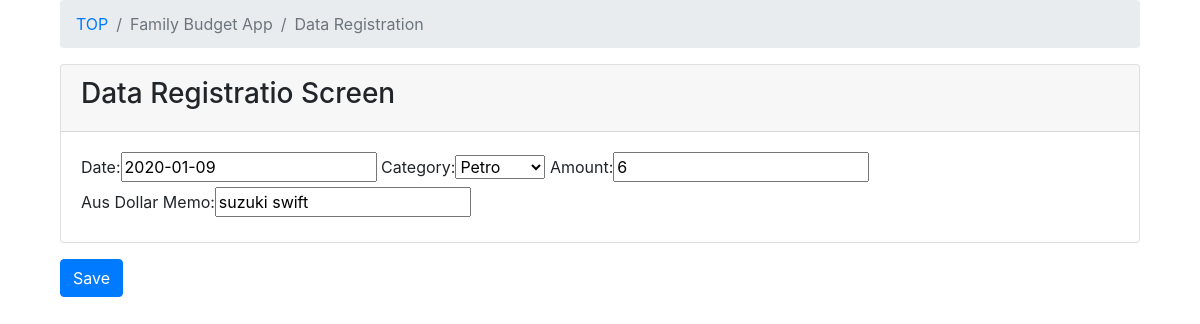
Page /kakeibo/update/12/ on the committed database.
### kakeibo/models.py (models this page shows, shortened)
class Kakeibo(models.Model):
    class Meta:
        db_table="kakeibo"
    date = models.DateField(verbose_name="Date", default=datetime.now)
    category = models.ForeignKey(Category, on_delete=models.PROTECT, verbose_name="Category")
    money = models.IntegerField(verbose_name="Amount", help_text="Aus Dollar")
    memo = models.CharField(verbose_name="Memo", max_length=500)

### kakeibo/views.py (the view)
# urls.py: path('update/<int:pk>/', views.KakeiboUpdateView.as_view(), name='kakeibo_update'),
class KakeiboUpdateView(UpdateView):
    model = Kakeibo
    form_class = KakeiboForm
    success_url = reverse_lazy('kakeibo:update_done')

### kakeibo/forms.py
class KakeiboForm(forms.ModelForm):
    class Meta:
        model = Kakeibo
        fields = ['date', 'category', 'money', 'memo']

### kakeibo/models.py (called while the page is built)
    def __str__(self):
        return self.category_name

### kakeibo/templates/kakeibo/kakeibo_form.html (shortened to what this page needs)
{% extends 'kakeibo/base.html' %}
{% load bootstrap %}
{% block content %}
 <form method="post">
   <div class="container">
     <div class="row">
       <div class="col-12">
         <div class="content-wrapper">
           <div class="container-fluid">
             <ol class="breadcrumb">
               <li class="breadcrumb-item">
                 <a href="{% url 'kakeibo:kakeibo_list' %}">TOP</a>
               </li>
               <li class="breadcrumb-item active">Family Budget App</li>
               <li class="breadcrumb-item active">Data Registration</li>
             </ol>
             <div class="card mb-3">
               <div class="card-header">
                  <h3>Data Registratio Screen</h3></div>
               <div class="card-body">          {{ form|bootstrap }}
       </div>
     </div>
     <div class="row">
       <div class="col-12">
         <button class="btn btn-primary">Save</button>
       </div>
     </div>
   </div>
 </form>
{% endblock %}

### rows in the picture
Kakeibo: date "2020-01-09", category "Petro", money "6", memo "suzuki swift"
